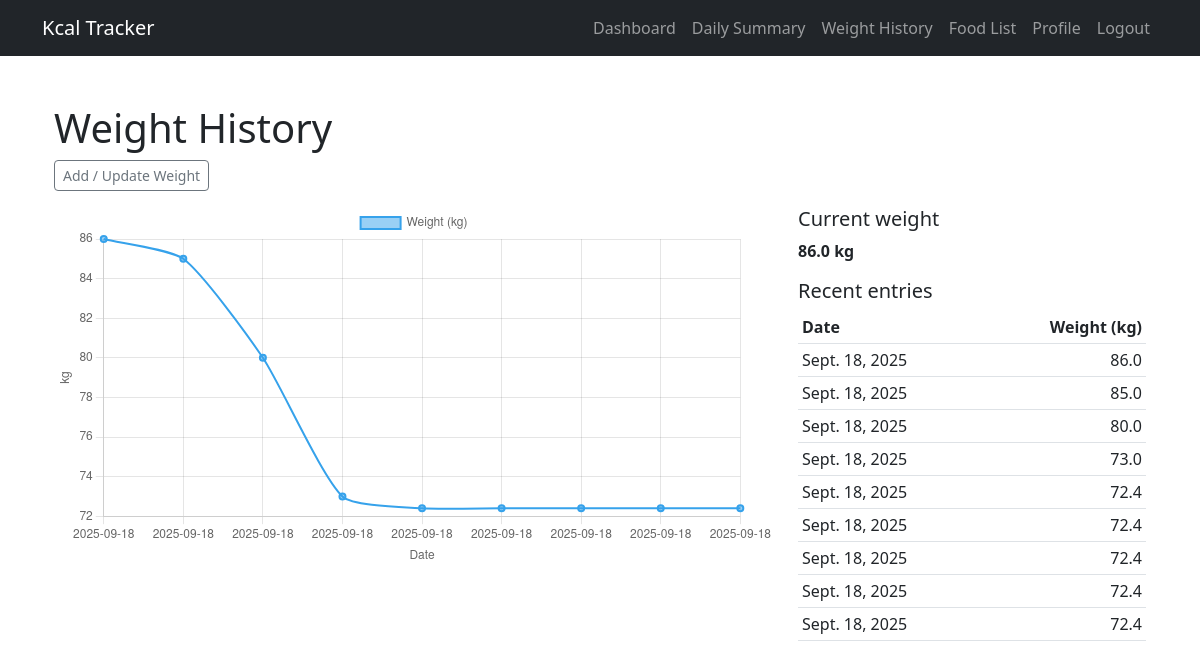
/tracker/history/ (signed in), run on an earlier commit of the app's database.
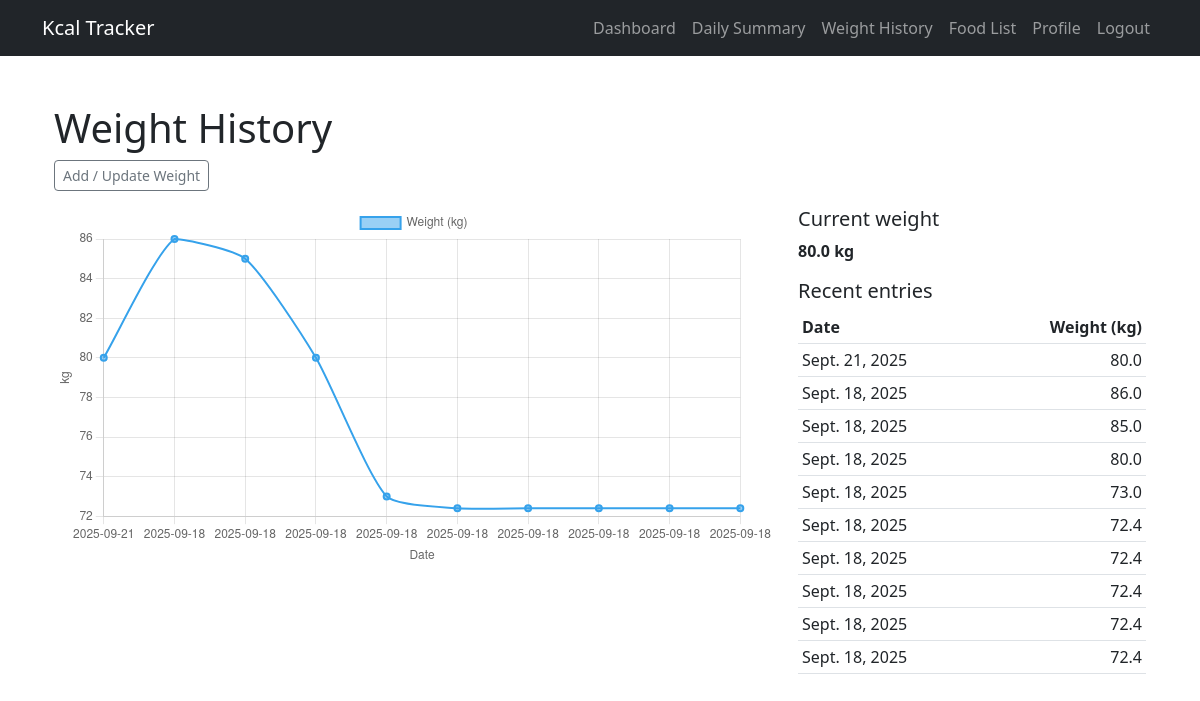
And on a later commit of the database.
### tracker/models.py (models this page shows, shortened)
class Profile(models.Model):
    SEX_CHOICES = (
        ('M', 'Male'),
        ('F', 'Female'),
    )
    GOAL_CHOICES = (
        ('lose', 'Lose Weight'),
        ('maintain', 'Maintain'),
        ('gain', 'Gain Weight'),
    )
    user = models.OneToOneField(User, on_delete=models.CASCADE)
    name = models.TextField()
    age = models.PositiveIntegerField(default=20)
    sex = models.CharField(max_length=1, choices=SEX_CHOICES, default='M')
    height_cm = models.FloatField(default=170)
    weight_kg = models.FloatField(default=65)
    activity_factor = models.FloatField(default=1.4)  # 1.2 sedentary → 1.9 very active
    goal = models.CharField(max_length=10, choices=GOAL_CHOICES, default='maintain')

class WeightEntry(models.Model):
    user = models.ForeignKey(User, on_delete=models.CASCADE, related_name='weight_entries')
    weight_kg = models.FloatField()
    recorded_at = models.DateTimeField(default=timezone.now)
    class Meta:
        ordering = ['-recorded_at']  # newest first

### tracker/views.py (the view)
# urls.py: path('history/', views.weight_history, name='weight_history'),
@login_required
def weight_history(request):
    entries = WeightEntry.objects.filter(user=request.user).order_by('-recorded_at')  # oldest -> newest for chart
    labels = [e.recorded_at.date().isoformat() for e in entries]  # 'YYYY-MM-DD'
    data = [round(e.weight_kg, 2) for e in entries]
    return render(request, 'history/weight_history.html', {
        'entries': entries,
        'labels_json': json.dumps(labels),
        'data_json': json.dumps(data),
        'current_weight': getattr(request.user, 'profile', None).weight_kg if hasattr(request.user, 'profile') else None,
    })

### tracker/templates/history/weight_history.html (shortened to what this page needs)
{% extends "base.html" %}
{% block content %}
<div class="container py-4">
  <h1>Weight History</h1>
  <p>
    <a class="btn btn-sm btn-outline-secondary" href="{% url 'update_weight' %}">Add / Update Weight</a>
  </p>
  <div class="row">
    <div class="col-md-8">
      <canvas id="weightChart" width="600" height="300"></canvas>
    </div>
    <div class="col-md-4">
      <h5>Current weight</h5>
      <p><strong>{{ current_weight|default:"—" }} kg</strong></p>
      <h5>Recent entries</h5>
      <table class="table table-sm">
        <thead>
          <tr><th>Date</th><th class="text-end">Weight (kg)</th></tr>
        </thead>
        <tbody>
          {% for e in entries|slice:":20" %}
            <tr>
              <td>{{ e.recorded_at.date }}</td>
              <td class="text-end">{{ e.weight_kg|floatformat:1 }}</td>
            </tr>
          {% empty %}
            <tr><td colspan="2">No entries yet.</td></tr>
          {% endfor %}
        </tbody>
      </table>
    </div>
  </div>
</div>
<script>
  // get data passed from view
  const labels = {{ labels_json|safe }};
  const data = {{ data_json|safe }};
  const ctx = document.getElementById('weightChart').getContext('2d');
  // if no data, show a placeholder message
  if (!labels.length) {
    ctx.font = '16px Arial';
    ctx.fillText('No weight entries yet. Use "Add / Update Weight".', 10, 50);
  } else {
    new Chart(ctx, {
      type: 'line',
      data: {
        labels: labels,
        datasets: [{
          label: 'Weight (kg)',
          data: data,
          fill: false,
          tension: 0.2,
          borderWidth: 2
        }]
      },
      options: {
        responsive: true,
        scales: {
          x: { display: true, title: { display: true, text: 'Date' } },
          y: { display: true, title: { display: true, text: 'kg' } }
        }
      }
    });
  }
</script>
{% endblock %}

What changed in the data, as far as the page shows it:
changed Profile: weight_kg "86.0" → "80.0"
added WeightEntry: recorded_at "Sept. 21, 2025", weight_kg "80.0"
Also different on the page:
chart data {{ labels_json|safe }}: ["2025-09-18", "2025-09-18", "2025-09-18", "2025-09-18", "2025-09-18", "2025-09-18", "2025-09-18", "2025-09-18", "2025-09-18"] → ["2025-09-21", "2025-09-18", "2025-09-18", "2025-09-18", "2025-09-18", "2025-09-18", "2025-09-18", "2025-09-18", "2025-09-18", "2025-09-18"]
chart data {{ data_json|safe }}: [86.0, 85.0, 80.0, 73.0, 72.4, 72.4, 72.4, 72.4, 72.4] → [80.0, 86.0, 85.0, 80.0, 73.0, 72.4, 72.4, 72.4, 72.4, 72.4]
